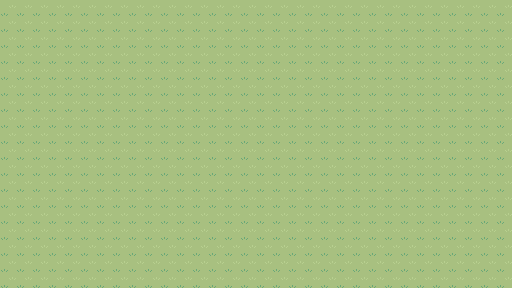

The image is a tile-based game level rendered from a .tmx file. Its description and source (layers, tilesets, objects; grid data summarised) follow:
An orthogonal 32x18 tile map with 16x16 px tiles, 4 tile layers (Tile Layer 2, Tile Layer 3, Tile Layer 1, Tile Layer 4).

<map version="1.0" orientation="orthogonal" width="32" height="18" tilewidth="16" tileheight="16">
 <tileset firstgid="1" name="pokemon" tilewidth="16" tileheight="16">
  <image source="pokemontileset.png" width="128" height="2613" />
 </tileset>
 <layer name="Tile Layer 2" width="32" height="18">
  <data>[576 cells, 0 non-empty, 0 distinct tile ids]</data>
 </layer>
 <layer name="Tile Layer 3" width="32" height="18">
  <data>[576 cells, 0 non-empty, 0 distinct tile ids]</data>
 </layer>
 <layer name="Tile Layer 1" width="32" height="18">
  <data>[576 cells, 576 non-empty, 1 distinct tile ids]</data>
 </layer>
 <layer name="Tile Layer 4" width="32" height="18">
  <data>[576 cells, 0 non-empty, 0 distinct tile ids]</data>
 </layer>
</map>
